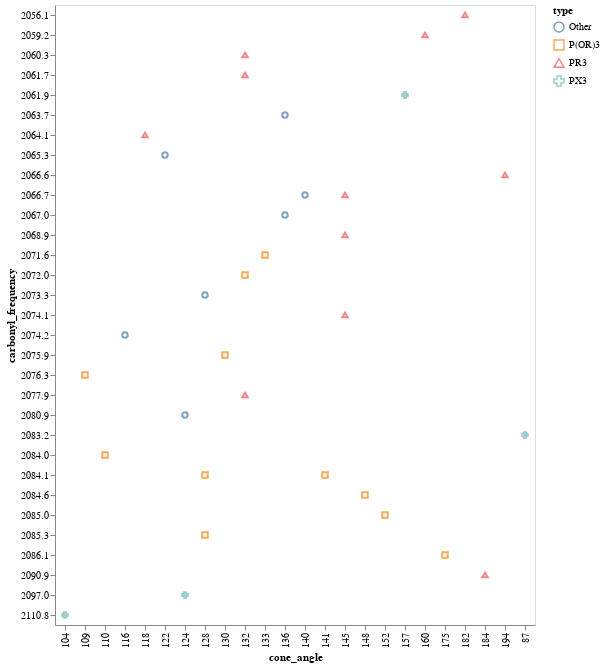

Notebook code for this chart:
### Code cell
alt.Chart(ligands).mark_point().encode(
    x='cone_angle',
    y='carbonyl_frequency',
    color='type:N',
    shape='type:N',
    tooltip='ligand'
).interactive()

### Figure 1 — Vega-Lite specification as saved in the notebook (floating-point values rounded to 4 significant figures)
{"config": {"view": {"continuousWidth": 300, "continuousHeight": 300}}, "data": {"name": "data-e2cefddb0326a011c13d200693fdaaec"}, "mark": {"type": "point"}, "encoding": {"color": {"field": "type", "type": "nominal"}, "shape": {"field": "type", "type": "nominal"}, "tooltip": {"field": "ligand", "type": "nominal"}, "x": {"field": "cone_angle", "type": "nominal"}, "y": {"field": "carbonyl_frequency", "type": "nominal"}}, "params": [{"name": "param_3", "select": {"type": "interval", "encodings": ["x", "y"]}, "bind": "scales"}], "$schema": "https://vega.github.io/schema/vega-lite/v5.17.0.json", "datasets": {"data-e2cefddb0326a011c13d200693fdaaec": [{"ligand": "PEt2Ph", "carbonyl_frequency": "2063.7", "cone_angle": "136", "type": "Other"}, {"ligand": "PMe2Ph", "carbonyl_frequency": "2065.3", "cone_angle": "122", "type": "Other"}, {"ligand": "PEtPh2", "carbonyl_frequency": "2066.7", "cone_angle": "140", "type": "Other"}, {"ligand": "PMePh2", "carbonyl_frequency": "2067.0", "cone_angle": "136", "type": "Other"}, {"ligand": "PHPh2", "carbonyl_frequency": "2073.3", "cone_angle": "128", "type": "Other"}, {"ligand": "P(OEt)2Ph", "carbonyl_frequency": "2074.2", "cone_angle": "116", "type": "Other"}, {"ligand": "PMe2CF3", "carbonyl_frequency": "2080.9", "cone_angle": "124", "type": "Other"}, {"ligand": "P(OEt)Ph2", "carbonyl_frequency": "2071.6", "cone_angle": "133", "type": "P(OR)3"}, {"ligand": "P(OMe)Ph2", "carbonyl_frequency": "2072.0", "cone_angle": "132", "type": "P(OR)3"}, {"ligand": "P(O-iPr)3", "carbonyl_frequency": "2075.9", "cone_angle": "130", "type": "P(OR)3"}, {"ligand": "P(OEt)3", "carbonyl_frequency": "2076.3", "cone_angle": "109", "type": "P(OR)3"}, {"ligand": "P(OCH2CH2Cl)3", "carbonyl_frequency": "2084.0", "cone_angle": "110", "type": "P(OR)3"}, {"ligand": "P(O-p-Tol)3", "carbonyl_frequency": "2084.1", "cone_angle": "128", "type": "P(OR)3"}, {"ligand": "P(O-o-Tol)3", "carbonyl_frequency": "2084.1", "cone_angle": "141", "type": "P(OR)3"}, {"ligand": "P(O-o-C6H4-iPr)3", "carbonyl_frequency": "2084.6", "cone_angle": "148", "type": "P(OR)3"}, {"ligand": "P(O-o-C6H4Ph)3", "carbonyl_frequency": "2085.0", "cone_angle": "152", "type": "P(OR)3"}, {"ligand": "P(OPh)3", "carbonyl_frequency": "2085.3", "cone_angle": "128", "type": "P(OR)3"}, {"ligand": "P(O-o-C6H4-tBu)3", "carbonyl_frequency": "2086.1", "cone_angle": "175", "type": "P(OR)3"}, {"ligand": "P(t-Bu)3", "carbonyl_frequency": "2056.1", "cone_angle": "182", "type": "PR3"}, {"ligand": "P(i-Pr)3", "carbonyl_frequency": "2059.2", "cone_angle": "160", "type": "PR3"}, {"ligand": "PBu3", "carbonyl_frequency": "2060.3", "cone_angle": "132", "type": "PR3"}, {"ligand": "PEt3", "carbonyl_frequency": "2061.7", "cone_angle": "132", "type": "PR3"}, {"ligand": "PMe3", "carbonyl_frequency": "2064.1", "cone_angle": "118", "type": "PR3"}, {"ligand": "P(o-Tol)3", "carbonyl_frequency": "2066.6", "cone_angle": "194", "type": "PR3"}, {"ligand": "P(p-Tol)3", "carbonyl_frequency": "2066.7", "cone_angle": "145", "type": "PR3"}, {"ligand": "PPh3", "carbonyl_frequency": "2068.9", "cone_angle": "145", "type": "PR3"}, {"ligand": "P(m-C6H4F)3", "carbonyl_frequency": "2074.1", "cone_angle": "145", "type": "PR3"}, {"ligand": "P(CH2CH2CN)3", "carbonyl_frequency": "2077.9", "cone_angle": "132", "type": "PR3"}, {"ligand": "P(C6F5)3", "carbonyl_frequency": "2090.9", "cone_angle": "184", "type": "PR3"}, {"ligand": "P(NMe2)3", "carbonyl_frequency": "2061.9", "cone_angle": "157", "type": "PX3"}, {"ligand": "PH3", "carbonyl_frequency": "2083.2", "cone_angle": "87", "type": "PX3"}, {"ligand": "PCl3", "carbonyl_frequency": "2097.0", "cone_angle": "124", "type": "PX3"}, {"ligand": "PF3", "carbonyl_frequency": "2110.8", "cone_angle": "104", "type": "PX3"}]}}
